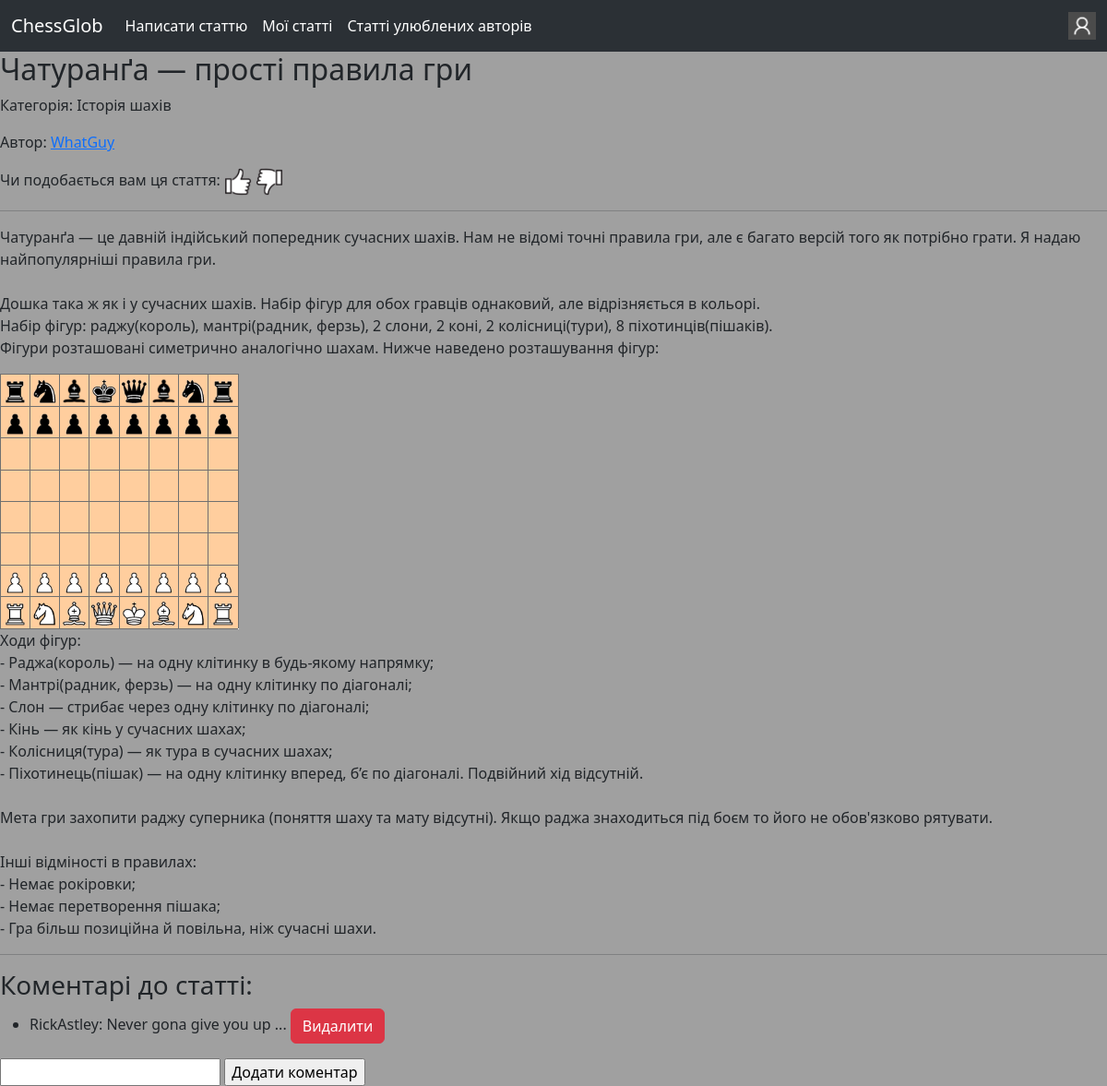
Page /view_article/11 (signed in) on the earlier database version.
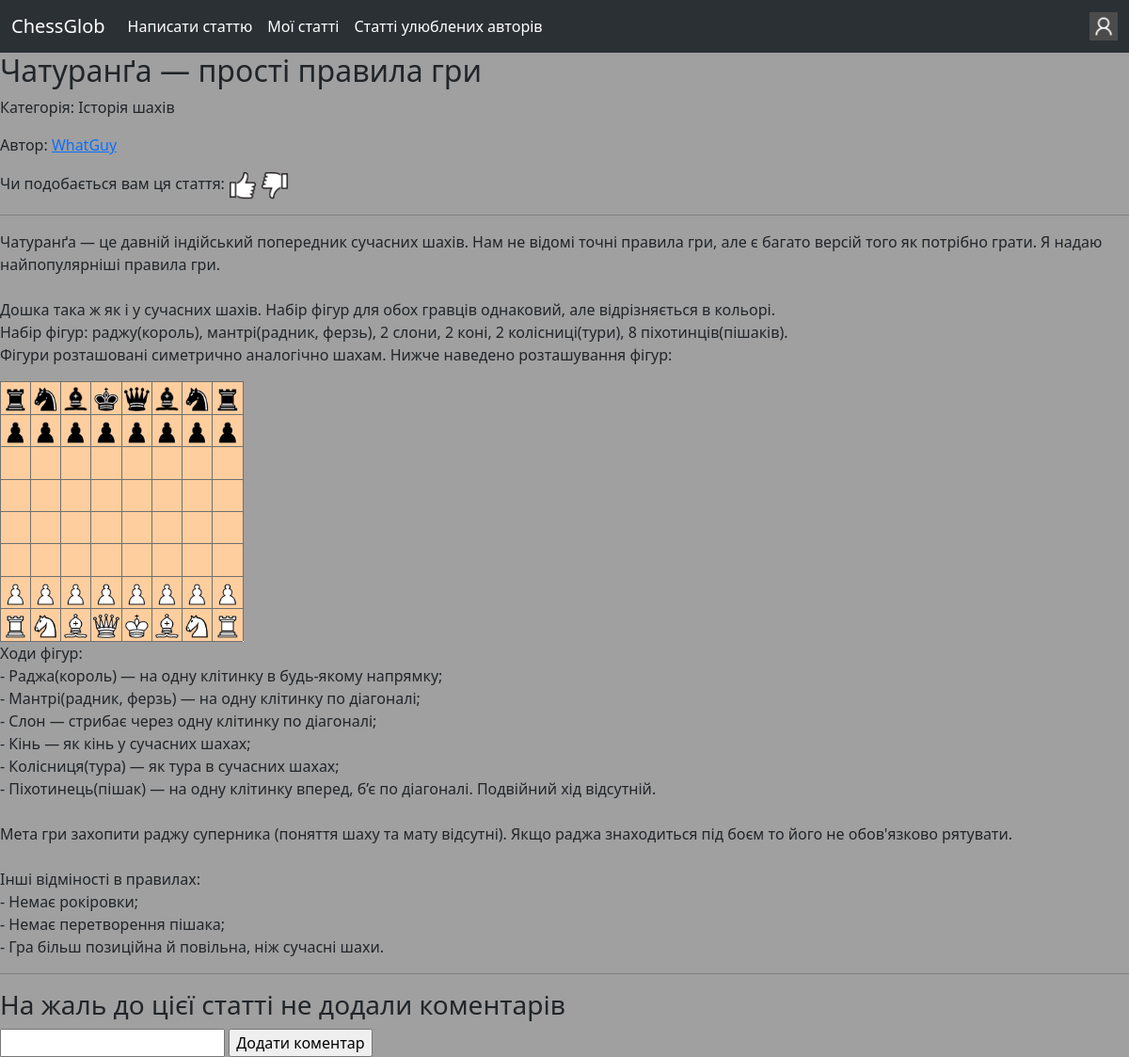
Same page on the later database version.
### blog/models.py (models this page shows, shortened)
class TextArticleElement(models.Model):
    article = models.ForeignKey(Article, models.CASCADE)
    num = models.IntegerField()
    t = "text" #t - type. Потрібно, щоб відрізняти TextArticleElement від FileArticleElement
    text = models.TextField()

class FileArticleElement(models.Model):
    article = models.ForeignKey(Article, models.CASCADE)
    num = models.IntegerField()
    t = "file" #t - type. Потрібно, щоб відрізняти TextArticleElement від FileArticleElement
    file = models.FileField(upload_to="articles_media")

class Comment(models.Model):
    author = models.ForeignKey(MyUser, models.CASCADE)
    article = models.ForeignKey(Article, models.CASCADE)
    text = models.CharField()

### auth_sys/models.py (models this page shows, shortened)
class MyUser(AbstractBaseUser, PermissionsMixin):
    class Roles(models.TextChoices): #Усі можливі ролі
        USER = "user"
        ADMINISTRATOR = "administrator"
    username = models.CharField(unique=True, max_length=16)
    email = models.EmailField(unique=True)
    role = models.CharField(choices=Roles.choices, default=Roles.USER)
    first_name = models.CharField(blank=True, null=True, max_length=16)
    last_name = models.CharField(blank=True, null=True, max_length=32)
    birth_date = models.DateField(blank=True, null=True)
    is_staff = models.BooleanField(default=False)
    is_superuser = models.BooleanField(default=False)
    is_active = models.BooleanField(default=True)
    objects = MyUserManager() #Це потрібно для створення самого акаунту
    USERNAME_FIELD = "username"
    REQUIRED_FIELDS = ["email"]

### blog/views.py (the view)
# urls.py: path("view_article/<int:article_pk>", views.view_article, name="view_article"),
def view_article(request, article_pk):
    if not models.Article.objects.filter(pk=article_pk).exists():
        return redirect("/eror?eror_text=Статті з таким pk не існує.")
    text_elements = list(models.TextArticleElement.objects.filter(article=article_pk))
    file_elements = list(models.FileArticleElement.objects.filter(article=article_pk))
    elements = sorted(text_elements+file_elements, key=lambda element: element.num)
    liked = 0
    if not request.user.is_authenticated: liked = None
    elif models.Like.objects.filter(article=article_pk, author=request.user).exists(): liked = 1
    elif models.Dislike.objects.filter(article=article_pk, author=request.user).exists(): liked = -1
    return render(request, "blog/view_article.html", context={"article":models.Article.objects.get(pk=article_pk),
                                        "elements":elements, "comments":models.Comment.objects.filter(article=article_pk),
                                        "liked":liked})

### blog/templatetags/custom_tags.py (called while the page is built)
@register.filter("endswith")
def endswith(value, arg): return value.lower().endswith(arg.lower())

### templates/blog/view_article.html (shortened to what this page needs)
{% extends "base.html" %}
{% load static %}
{% load custom_tags %}
{% block body %}
<h2>{{ article.name }}</h2>
<p>Категорія: {{ article.category }}</p>
<p>Автор: <a href="{% url 'blog:view_user_info' article.author.username %}">{{ article.author.username }}</a></p>
{% if liked != None %}
<p>Чи подобається вам ця стаття:
    {% if liked == 0 %}
    <a href="{% url 'blog:like_article' article.pk %}"><img src="{% static 'img/not_pressed_like.png' %}" width="30px" height="30px"></a>
    <a href="{% url 'blog:dislike_article' article.pk %}"><img src="{% static 'img/not_pressed_dislike.png' %}" width="30px" height="30px"></a>
    {% elif liked == 1 %}
    <a href="{% url 'blog:unlike_article' article.pk %}"><img src="{% static 'img/pressed_like.png' %}" width="30px" height="30px"></a>
    <a href="{% url 'blog:dislike_article' article.pk %}"><img src="{% static 'img/not_pressed_dislike.png' %}" width="30px" height="30px"></a>
    {% elif liked == -1 %}
    <a href="{% url 'blog:like_article' article.pk %}"><img src="{% static 'img/not_pressed_like.png' %}" width="30px" height="30px"></a>
    <a href="{% url 'blog:undislike_article' article.pk %}"><img src="{% static 'img/pressed_dislike.png' %}" width="30px" height="30px"></a>
    {% endif%}
</p>
{% endif %}
<hr>
{% for element in elements %}
    {% if element.t == "text" %}
        <p style="white-space: pre-line;">{{ element.text }}</p>
    {% else %}
        {% if element.file.url|endswith:".png" or element.file.url|endswith:".jpg" %}
        <img src="{{ element.file.url }}" alt="Картинка">
        {% elif element.file.url|endswith:".mp4" %}
        <video width="320" height="240" controls>
            <source src="{{ element.file.url }}" type="video/mp4">
            На жаль, ваш браузер не підтримує відео
        </video>
        {% else %}
        <a href="{{ element.file.url }}">Завантажити файл</a>
        {% endif %}
    {% endif %}
{% endfor %}
<hr>
{% if comments %}
<h3>Коментарі до статті:</h3>
<ul>
    {% for comment in comments %}
    <li>{{ comment.author.username }}: {{ comment.text }}
        {% if user == comment.author or user == article.author or user.role == comment.author.Roles.ADMINISTRATOR %}
        <a class="btn btn-danger" href="{% url 'blog:delete_comment' article.pk comment.pk %}" role="button">Видалити</a>
        {% endif %}
    </li>
    {%endfor%}
</ul>
{% else %}
<h3>На жаль до цієї статті не додали коментарів</h3>
{% endif %}
<form method="post" action="{% url 'blog:add_comment' article.pk %}">
    <input type="text" name="text" required>
    <input type="submit" value="Додати коментар">
</form>
{% endblock %}

Differences in the rows shown:
removed Comment: author.username "RickAstley", text "Never gona give you up ...", shows "Видалити"
Other differences:
text no longer shown: "Коментарі до статті:"
text now shown: "На жаль до цієї статті не додали коментарів"
